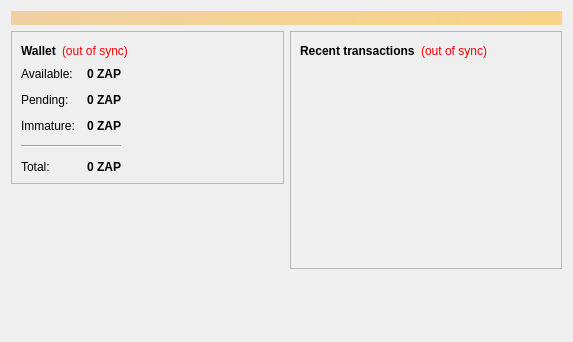
<?xml version="1.0" encoding="UTF-8"?>
<ui version="4.0">
 <class>OverviewPage</class>
 <widget class="QWidget" name="OverviewPage">
  <property name="geometry">
   <rect>
    <x>0</x>
    <y>0</y>
    <width>573</width>
    <height>342</height>
   </rect>
  </property>
  <property name="windowTitle">
   <string>Form</string>
  </property>
  <layout class="QVBoxLayout" name="topLayout">
   <item>
    <widget class="QLabel" name="labelAlerts">
     <property name="visible">
      <bool>false</bool>
     </property>
     <property name="styleSheet">
      <string notr="true">background-color: qlineargradient(x1: 0, y1: 0, x2: 1, y2: 0, stop:0 #F0D0A0, stop:1 #F8D488); color:#000000;</string>
     </property>
     <property name="wordWrap">
      <bool>true</bool>
     </property>
     <property name="margin">
      <number>3</number>
     </property>
    </widget>
   </item>
   <item>
    <layout class="QHBoxLayout" name="horizontalLayout" stretch="1,1">
     <item>
      <layout class="QVBoxLayout" name="verticalLayout_2">
       <item>
        <widget class="QFrame" name="frame">
         <property name="frameShape">
          <enum>QFrame::StyledPanel</enum>
         </property>
         <property name="frameShadow">
          <enum>QFrame::Raised</enum>
         </property>
         <layout class="QVBoxLayout" name="verticalLayout_4">
          <item>
           <layout class="QHBoxLayout" name="horizontalLayout_4">
            <item>
             <widget class="QLabel" name="label_5">
              <property name="font">
               <font>
                <weight>75</weight>
                <bold>true</bold>
               </font>
              </property>
              <property name="text">
               <string>Wallet</string>
              </property>
             </widget>
            </item>
            <item>
             <widget class="QLabel" name="labelWalletStatus">
              <property name="toolTip">
               <string>The displayed information may be out of date. Your wallet automatically synchronizes with the Zapcard network after a connection is established, but this process has not completed yet.</string>
              </property>
              <property name="styleSheet">
               <string notr="true">QLabel { color: red; }</string>
              </property>
              <property name="text">
               <string notr="true">(out of sync)</string>
              </property>
              <property name="alignment">
               <set>Qt::AlignLeading|Qt::AlignLeft|Qt::AlignVCenter</set>
              </property>
             </widget>
            </item>
            <item>
             <spacer name="horizontalSpacer_2">
              <property name="orientation">
               <enum>Qt::Horizontal</enum>
              </property>
              <property name="sizeHint" stdset="0">
               <size>
                <width>40</width>
                <height>20</height>
               </size>
              </property>
             </spacer>
            </item>
           </layout>
          </item>
          <item>
          <layout class="QHBoxLayout" name="horizontalLayout_3">
           <item>
           <layout class="QFormLayout" name="formLayout_2">
            <property name="fieldGrowthPolicy">
             <enum>QFormLayout::AllNonFixedFieldsGrow</enum>
            </property>
            <property name="horizontalSpacing">
             <number>12</number>
            </property>
            <property name="verticalSpacing">
             <number>12</number>
            </property>
            <item row="0" column="0">
             <widget class="QLabel" name="label">
              <property name="text">
               <string>Available:</string>
              </property>
             </widget>
            </item>
            <item row="0" column="1">
             <widget class="QLabel" name="labelBalance">
              <property name="font">
               <font>
                <weight>75</weight>
                <bold>true</bold>
               </font>
              </property>
              <property name="cursor">
               <cursorShape>IBeamCursor</cursorShape>
              </property>
              <property name="toolTip">
               <string>Your current spendable balance</string>
              </property>
              <property name="text">
               <string notr="true">0 ZAP</string>
              </property>
              <property name="alignment">
               <set>Qt::AlignRight|Qt::AlignTrailing|Qt::AlignVCenter</set>
              </property>
              <property name="textInteractionFlags">
               <set>Qt::LinksAccessibleByMouse|Qt::TextSelectableByKeyboard|Qt::TextSelectableByMouse</set>
              </property>
             </widget>
            </item>
            <item row="1" column="0">
             <widget class="QLabel" name="label_3">
              <property name="text">
               <string>Pending:</string>
              </property>
             </widget>
            </item>
            <item row="1" column="1">
             <widget class="QLabel" name="labelUnconfirmed">
              <property name="font">
               <font>
                <weight>75</weight>
                <bold>true</bold>
               </font>
              </property>
              <property name="cursor">
               <cursorShape>IBeamCursor</cursorShape>
              </property>
              <property name="toolTip">
               <string>Total of transactions that have yet to be confirmed, and do not yet count toward the spendable balance</string>
              </property>
              <property name="text">
               <string notr="true">0 ZAP</string>
              </property>
              <property name="alignment">
               <set>Qt::AlignRight|Qt::AlignTrailing|Qt::AlignVCenter</set>
              </property>
              <property name="textInteractionFlags">
               <set>Qt::LinksAccessibleByMouse|Qt::TextSelectableByKeyboard|Qt::TextSelectableByMouse</set>
              </property>
             </widget>
            </item>
            <item row="2" column="0">
             <widget class="QLabel" name="labelImmatureText">
              <property name="text">
               <string>Immature:</string>
              </property>
             </widget>
            </item>
            <item row="2" column="1">
             <widget class="QLabel" name="labelImmature">
              <property name="font">
               <font>
                <weight>75</weight>
                <bold>true</bold>
               </font>
              </property>
              <property name="toolTip">
               <string>Mined balance that has not yet matured</string>
              </property>
              <property name="text">
               <string notr="true">0 ZAP</string>
              </property>
              <property name="alignment">
               <set>Qt::AlignRight|Qt::AlignTrailing|Qt::AlignVCenter</set>
              </property>
              <property name="textInteractionFlags">
               <set>Qt::LinksAccessibleByMouse|Qt::TextSelectableByKeyboard|Qt::TextSelectableByMouse</set>
              </property>
             </widget>
            </item>
            <item row="4" column="0">
             <widget class="QLabel" name="labelTotalText">
              <property name="text">
               <string>Total:</string>
              </property>
             </widget>
            </item>
            <item row="4" column="1">
             <widget class="QLabel" name="labelTotal">
              <property name="font">
               <font>
                <weight>75</weight>
                <bold>true</bold>
               </font>
              </property>
              <property name="cursor">
               <cursorShape>IBeamCursor</cursorShape>
              </property>
              <property name="toolTip">
               <string>Your current total balance</string>
              </property>
              <property name="text">
               <string notr="true">0 ZAP</string>
              </property>
              <property name="alignment">
               <set>Qt::AlignRight|Qt::AlignTrailing|Qt::AlignVCenter</set>
              </property>
              <property name="textInteractionFlags">
               <set>Qt::LinksAccessibleByMouse|Qt::TextSelectableByKeyboard|Qt::TextSelectableByMouse</set>
              </property>
             </widget>
            </item>
            <item row="3" column="0" colspan="2">
             <widget class="Line" name="line">
              <property name="orientation">
               <enum>Qt::Horizontal</enum>
              </property>
             </widget>
            </item>
           </layout>
          </item>
            <item>
             <spacer name="horizontalSpacer_3">
              <property name="orientation">
               <enum>Qt::Horizontal</enum>
              </property>
              <property name="sizeHint" stdset="0">
               <size>
                <width>40</width>
                <height>20</height>
               </size>
              </property>
             </spacer>
            </item>
           </layout>
          </item>
         </layout>
        </widget>
       </item>
       <item>
        <spacer name="verticalSpacer">
         <property name="orientation">
          <enum>Qt::Vertical</enum>
         </property>
         <property name="sizeHint" stdset="0">
          <size>
           <width>20</width>
           <height>40</height>
          </size>
         </property>
        </spacer>
       </item>
      </layout>
     </item>
     <item>
      <layout class="QVBoxLayout" name="verticalLayout_3">
       <item>
        <widget class="QFrame" name="frame_2">
         <property name="frameShape">
          <enum>QFrame::StyledPanel</enum>
         </property>
         <property name="frameShadow">
          <enum>QFrame::Raised</enum>
         </property>
         <layout class="QVBoxLayout" name="verticalLayout">
          <item>
           <layout class="QHBoxLayout" name="horizontalLayout_2">
            <item>
             <widget class="QLabel" name="label_4">
              <property name="text">
               <string>&lt;b&gt;Recent transactions&lt;/b&gt;</string>
              </property>
             </widget>
            </item>
            <item>
             <widget class="QLabel" name="labelTransactionsStatus">
              <property name="toolTip">
               <string>The displayed information may be out of date. Your wallet automatically synchronizes with the Zapcard network after a connection is established, but this process has not completed yet.</string>
              </property>
              <property name="styleSheet">
               <string notr="true">QLabel { color: red; }</string>
              </property>
              <property name="text">
               <string notr="true">(out of sync)</string>
              </property>
              <property name="alignment">
               <set>Qt::AlignRight|Qt::AlignTrailing|Qt::AlignVCenter</set>
              </property>
             </widget>
            </item>
            <item>
             <spacer name="horizontalSpacer">
              <property name="orientation">
               <enum>Qt::Horizontal</enum>
              </property>
              <property name="sizeHint" stdset="0">
               <size>
                <width>40</width>
                <height>20</height>
               </size>
              </property>
             </spacer>
            </item>
           </layout>
          </item>
          <item>
           <widget class="QListView" name="listTransactions">
            <property name="styleSheet">
             <string notr="true">QListView { background: transparent; }</string>
            </property>
            <property name="frameShape">
             <enum>QFrame::NoFrame</enum>
            </property>
            <property name="verticalScrollBarPolicy">
             <enum>Qt::ScrollBarAlwaysOff</enum>
            </property>
            <property name="horizontalScrollBarPolicy">
             <enum>Qt::ScrollBarAlwaysOff</enum>
            </property>
            <property name="selectionMode">
             <enum>QAbstractItemView::NoSelection</enum>
            </property>
           </widget>
          </item>
         </layout>
        </widget>
       </item>
       <item>
        <spacer name="verticalSpacer_2">
         <property name="orientation">
          <enum>Qt::Vertical</enum>
         </property>
         <property name="sizeHint" stdset="0">
          <size>
           <width>20</width>
           <height>40</height>
          </size>
         </property>
        </spacer>
       </item>
      </layout>
     </item>
    </layout>
   </item>
  </layout>
 </widget>
 <resources/>
 <connections/>
</ui>
